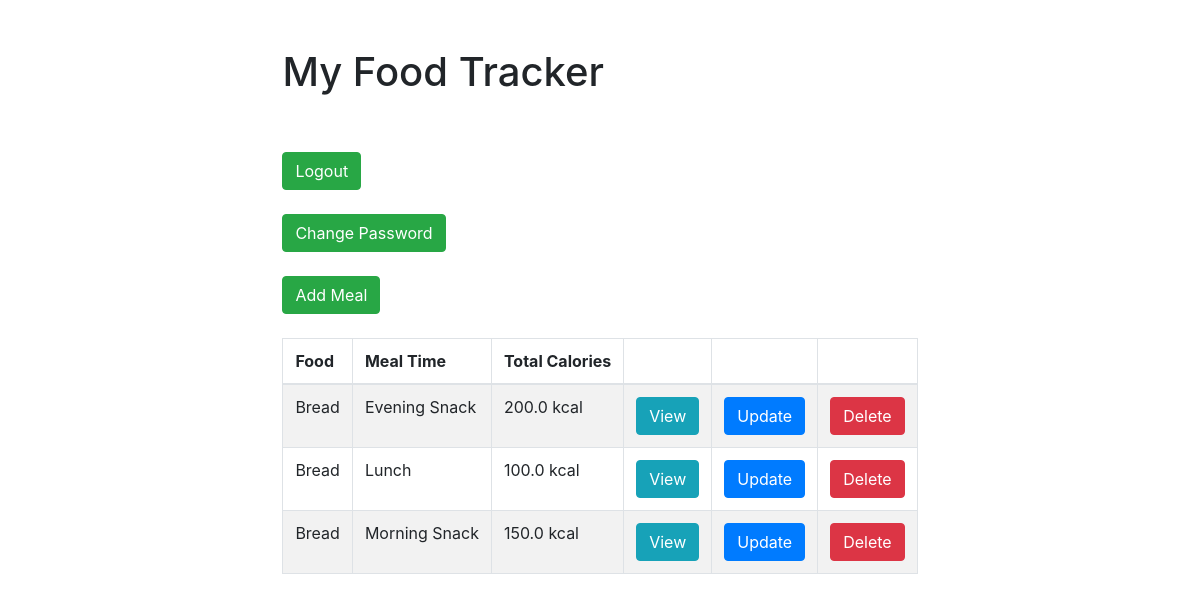
Screenshot of /index (signed in) with the database file from the repository.
### food/models.py (models this page shows, shortened)
class Meal(models.Model):
	BREAKFAST = 1
	MORNING_SNACK = 2
	LUNCH = 3
	AFTERNOON_SNACK = 4
	DINNER = 5
	EVENING_SNACK = 6
	MEAL_TIME_TYPES = (
		(BREAKFAST, "Breakfast"),
		(MORNING_SNACK, "Morning Snack"),
		(LUNCH, "Lunch"),
		(AFTERNOON_SNACK, "Afternoon Snack"),
		(DINNER, "Dinner"),
		(EVENING_SNACK, "Evening Snack")
	)
	food = models.ForeignKey(Food, verbose_name="Food",on_delete = models.CASCADE)
	serving_size = models.IntegerField(verbose_name="Serving Size")
	meal_time = models.IntegerField(verbose_name="Meal Time", choices=MEAL_TIME_TYPES)
	def get_total_calories(self):
		return self.serving_size*self.food.calories

class Food(models.Model):
	name = models.CharField(verbose_name="Food Name", max_length=200)
	calories = models.FloatField(verbose_name="Calories (kcal)")
	total_fat = models.FloatField(verbose_name="Total Fat (g)")
	saturated_fat = models.FloatField(verbose_name="Saturated Fat (g)")
	cholesterol = models.FloatField(verbose_name="Cholesterol (mg)", default = 0.00)
	sodium = models.FloatField(verbose_name="Sodium (mg)", default = 0.00)
	total_carbohydrate = models.FloatField(verbose_name="Total Carbohydrate (g)", default = 0.00)
	dietary_fibre = models.FloatField(verbose_name="Dietary Fibre (g)", default = 0.00)
	sugar = models.FloatField(verbose_name="Sugar (g)", default = 0.00)
	protein = models.FloatField(verbose_name="Protein (g)", default = 0.00)

### food/views.py (the view)
# urls.py: url(r'^index$', index, name='index'),
def index(request):
	if request.user.is_authenticated:
		template = 'list.html'
		meals = Meal.objects.all()
		context = {
			'meals': meals,
		}
		return render(request, template, context)
	else:
		return HttpResponseRedirect(reverse_lazy('auth_login'))

### templates/list.html (shortened to what this page needs)
<html>
	<head>
		<link rel="stylesheet" href="https://stackpath.bootstrapcdn.com/bootstrap/4.1.1/css/bootstrap.min.css">
	</head>
	<body>
		<div class="container mt-5">
		<div class="row justify-content-md-center">
			<div>
		<h1>My Food Tracker</h1> <br /><br />
		<a href="{% url 'auth_logout' %}" class="btn btn-success">Logout</a> <br /><br />
		<a href="{% url 'auth_password_change' %}" class="btn btn-success">Change Password</a> <br /><br />
		<a href="{% url 'food:add-meal' %}" class="btn btn-success">Add Meal</a> <br /><br />
		<table class="table table-striped table-bordered">
			<thead>
				<tr>
					<th>Food</th>
					<th>Meal Time</th>
					<th>Total Calories</th>
					<th></th>
					<th></th>
					<th></th>
				</tr>
			</thead>
			<tbody>
				{% for meal in meals %}
				<tr>
					<td>{{ meal.food.name }}</td>
					<td>{{ meal.get_meal_time_display }}</td>
					<td>{{ meal.get_total_calories }} kcal</td>
					<td>
						<a href="{% url 'food:view-meal' meal.id %}" class="btn btn-info">View</a>
					</td>
					<td>
						<a href="{% url 'food:update-meal' meal.id %}" class="btn btn-primary">Update</a>
					</td>
					<td>
						<a href="{% url 'food:delete-meal' meal.id %}" class="btn btn-danger">Delete</a>
					</td>
				</tr>
				{% empty %}
				<tr>
					<td colspan=6>No meals yet</td>
				</tr>
				{% endfor %}
			</tbody>
		</table>
		</div>
		</div>
	</div>
	</body>
</html>

### rows the page displays
Meal: food.name "Bread", meal_time "Evening Snack", get_total_calories "200.0"
Meal: food.name "Bread", meal_time "Lunch", get_total_calories "100.0"
Meal: food.name "Bread", meal_time "Morning Snack", get_total_calories "150.0"
